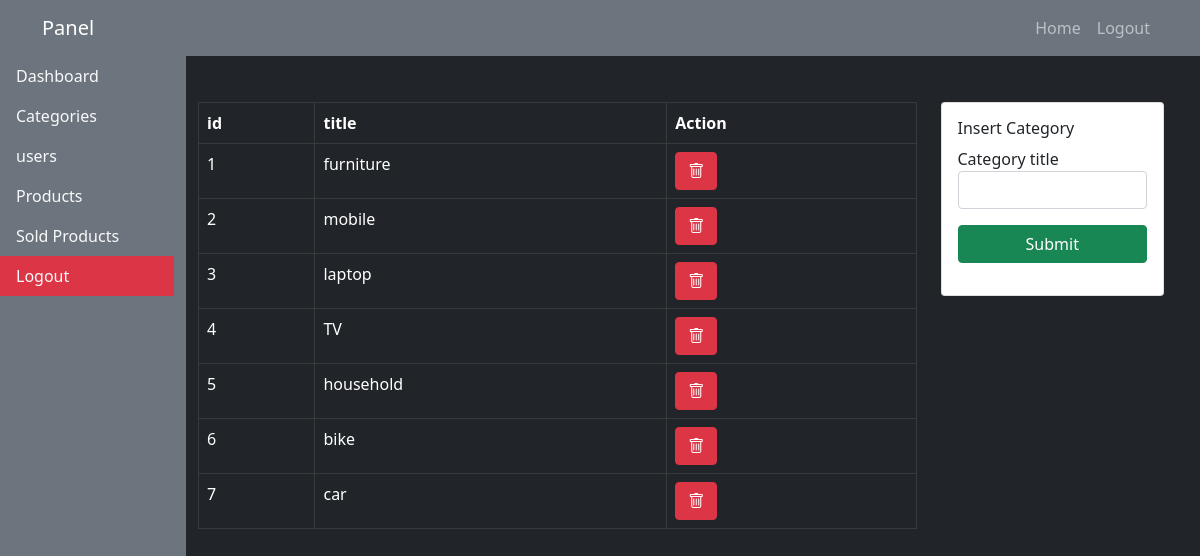
The app's page /admin/category.php (signed in) with its own data.
### tables this page shows
CREATE TABLE `categories` (
  `c_id` int(11) NOT NULL,
  `c_title` varchar(100) NOT NULL
);

### admin/category.php (the view, shortened to what this page needs)
<?php include "../dbconnect.php";
?>
<!DOCTYPE html>
<html lang="en">
<head>
    <link rel="stylesheet" href="../style.css">
    <link href="https://cdn.jsdelivr.net/npm/bootstrap@5.1.3/dist/css/bootstrap.min.css" rel="stylesheet">
<link rel="stylesheet" href="https://cdn.jsdelivr.net/npm/bootstrap-icons@1.7.2/font/bootstrap-icons.css">
</head>
<body class="bg-dark">
<?php include "header.php";?>
<div class="container-fluid ps-0">
    <div class="row w-100 p-0">
        <div class="col-2 bg-secondary" style="height:100vh;overflow-y:scroll">
            <?php include "side.php";?>
        </div>
        <div class="col-10">
            <h2>manage Categories</h2>
            <div class="row">
                <div class="col-9">
                    <table class="table table-dark table-hover table-bordered">
                    <tr>
                        <th>id</th>
                        <th>title</th>
                        <th>Action</th>
                    </tr>
                    <?php
                    $Cat = mysqli_query($connect,"select * from categories");
                    while($row = mysqli_fetch_array($Cat)){
                    ?>
                    <tr>
                        <td><?= $row['c_id'];?></td>
                        <td><?= $row['c_title'];?></td>
                        <td><a href="category.php?del_id=<?= $row['c_id'];?>" class="btn btn-danger"><i class="bi bi-trash"></i></a></td>
                    </tr>
                    <?php } ?>
                    </table>
                </div>
                <div class="col-3">
                    <div class="card">
                        <div class="card-body">
                            <h6>Insert Category</h6>
                            <form action="" method="post">
                                <div class="mb-3">
                                    <label for="">Category title</label>
                                    <input type="text" name="c_title" class="form-control">
                                </div>
                                <div class="mb-3">
                                    <input type="submit" name="create" class="btn btn-success w-100">
                                </div>
                            </form>
                        </div>
                    </div>
                </div>
            </div>
        </div>
    </div>
</div>
</body>
</html>

### records on screen
categories: c_id "1", c_title "furniture"
categories: c_id "2", c_title "mobile"
categories: c_id "3", c_title "laptop"
categories: c_id "4", c_title "TV"
categories: c_id "5", c_title "household"
categories: c_id "6", c_title "bike"
categories: c_id "7", c_title "car"
